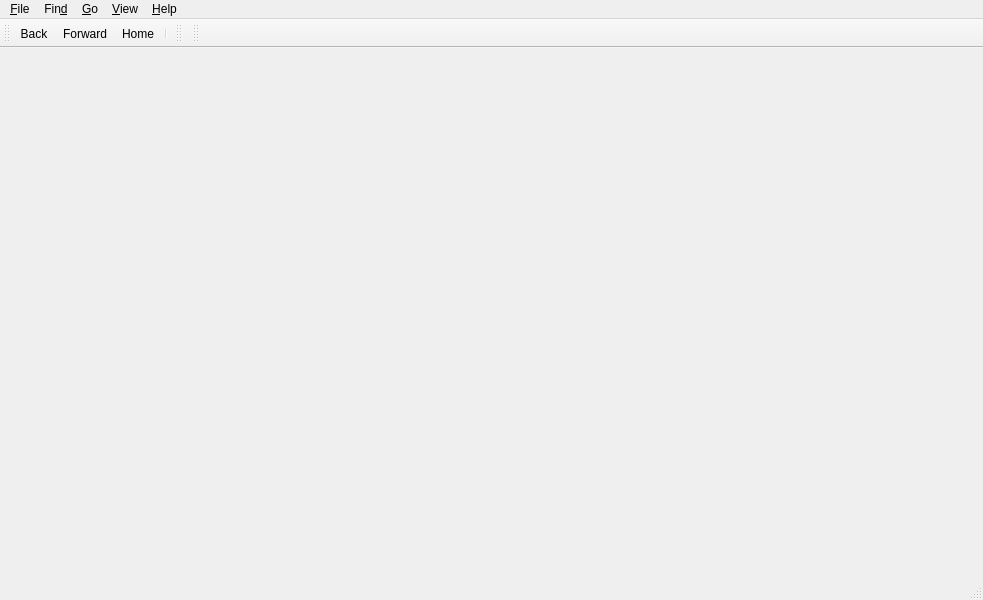
<?xml version="1.0" encoding="UTF-8"?>
<ui version="4.0">
 <class>HelpWindowData</class>
 <widget class="QMainWindow" name="HelpWindowData">
  <property name="geometry">
   <rect>
    <x>0</x>
    <y>0</y>
    <width>983</width>
    <height>600</height>
   </rect>
  </property>
  <property name="sizePolicy">
   <sizepolicy hsizetype="Minimum" vsizetype="Expanding">
    <horstretch>0</horstretch>
    <verstretch>0</verstretch>
   </sizepolicy>
  </property>
  <property name="windowTitle">
   <string>MainWindow</string>
  </property>
  <widget class="QWidget" name="centralwidget">
   <layout class="QGridLayout" name="gridLayout"/>
  </widget>
  <widget class="QMenuBar" name="menubar">
   <property name="geometry">
    <rect>
     <x>0</x>
     <y>0</y>
     <width>983</width>
     <height>23</height>
    </rect>
   </property>
   <widget class="QMenu" name="menuGo">
    <property name="title">
     <string>&amp;Go</string>
    </property>
    <addaction name="actionHome"/>
    <addaction name="actionBack"/>
    <addaction name="actionForward"/>
    <addaction name="actionSync_with_Contents"/>
   </widget>
   <widget class="QMenu" name="menu_Help">
    <property name="title">
     <string>&amp;Help</string>
    </property>
    <addaction name="action_About"/>
    <addaction name="actionVersion"/>
   </widget>
   <widget class="QMenu" name="menu_File">
    <property name="title">
     <string>&amp;File</string>
    </property>
    <addaction name="action_Print"/>
    <addaction name="separator"/>
    <addaction name="action_Quit"/>
   </widget>
   <widget class="QMenu" name="menuFin_d">
    <property name="title">
     <string>Fin&amp;d</string>
    </property>
    <addaction name="action_Find"/>
    <addaction name="actionFind_Next"/>
    <addaction name="actionFind_Previous"/>
    <addaction name="separator"/>
    <addaction name="action_Case_sensetiv"/>
    <addaction name="action_Whole_words"/>
   </widget>
   <widget class="QMenu" name="menuView">
    <property name="title">
     <string>&amp;View</string>
    </property>
    <addaction name="actionZoom_In"/>
    <addaction name="actionZoom_Out"/>
   </widget>
   <addaction name="menu_File"/>
   <addaction name="menuFin_d"/>
   <addaction name="menuGo"/>
   <addaction name="menuView"/>
   <addaction name="menu_Help"/>
  </widget>
  <widget class="QStatusBar" name="statusbar"/>
  <widget class="QToolBar" name="toolBar">
   <property name="windowTitle">
    <string>toolBar</string>
   </property>
   <attribute name="toolBarArea">
    <enum>TopToolBarArea</enum>
   </attribute>
   <attribute name="toolBarBreak">
    <bool>false</bool>
   </attribute>
   <addaction name="actionBack"/>
   <addaction name="actionForward"/>
   <addaction name="actionHome"/>
   <addaction name="separator"/>
  </widget>
  <widget class="QToolBar" name="toolFind">
   <property name="windowTitle">
    <string>toolBar_2</string>
   </property>
   <attribute name="toolBarArea">
    <enum>TopToolBarArea</enum>
   </attribute>
   <attribute name="toolBarBreak">
    <bool>false</bool>
   </attribute>
  </widget>
  <widget class="QToolBar" name="toolAddress">
   <property name="windowTitle">
    <string>toolBar_3</string>
   </property>
   <attribute name="toolBarArea">
    <enum>TopToolBarArea</enum>
   </attribute>
   <attribute name="toolBarBreak">
    <bool>false</bool>
   </attribute>
  </widget>
  <action name="actionHome">
   <property name="icon">
    <iconset resource="../../img.qrc">
     <normaloff>:/toolbar/img/fileopen.png</normaloff>:/toolbar/img/fileopen.png</iconset>
   </property>
   <property name="text">
    <string>&amp;Home</string>
   </property>
  </action>
  <action name="actionBack">
   <property name="icon">
    <iconset resource="../../img.qrc">
     <normaloff>:/toolbar/img/arrow_left1.png</normaloff>:/toolbar/img/arrow_left1.png</iconset>
   </property>
   <property name="text">
    <string>&amp;Back</string>
   </property>
  </action>
  <action name="actionForward">
   <property name="icon">
    <iconset resource="../../img.qrc">
     <normaloff>:/toolbar/img/arrow_right1.png</normaloff>:/toolbar/img/arrow_right1.png</iconset>
   </property>
   <property name="text">
    <string>&amp;Forward</string>
   </property>
  </action>
  <action name="actionSync_with_Contents">
   <property name="text">
    <string>&amp;Sync with Contents</string>
   </property>
  </action>
  <action name="action_About">
   <property name="text">
    <string>&amp;About GEM-Selektor...</string>
   </property>
  </action>
  <action name="action_Print">
   <property name="text">
    <string>&amp;Print...</string>
   </property>
  </action>
  <action name="action_Quit">
   <property name="text">
    <string>&amp;Quit</string>
   </property>
  </action>
  <action name="action_Find">
   <property name="text">
    <string>&amp;Find...</string>
   </property>
  </action>
  <action name="actionFind_Next">
   <property name="icon">
    <iconset resource="../../img.qrc">
     <normaloff>:/toolbar/img/forward.xpm</normaloff>:/toolbar/img/forward.xpm</iconset>
   </property>
   <property name="text">
    <string>Find &amp;Next</string>
   </property>
   <property name="shortcut">
    <string>F3</string>
   </property>
  </action>
  <action name="actionFind_Previous">
   <property name="icon">
    <iconset resource="../../img.qrc">
     <normaloff>:/toolbar/img/back.xpm</normaloff>:/toolbar/img/back.xpm</iconset>
   </property>
   <property name="text">
    <string>Find &amp;Previous</string>
   </property>
   <property name="shortcut">
    <string>Shift+F3</string>
   </property>
  </action>
  <action name="action_Case_sensetiv">
   <property name="checkable">
    <bool>true</bool>
   </property>
   <property name="text">
    <string>&amp;Case Sensitive </string>
   </property>
  </action>
  <action name="action_Whole_words">
   <property name="checkable">
    <bool>true</bool>
   </property>
   <property name="text">
    <string>&amp;Whole Word</string>
   </property>
  </action>
  <action name="actionVersion">
   <property name="text">
    <string>Version...</string>
   </property>
  </action>
  <action name="actionZoom_In">
   <property name="text">
    <string>Zoom &amp;In</string>
   </property>
   <property name="shortcut">
    <string>+</string>
   </property>
  </action>
  <action name="actionZoom_Out">
   <property name="text">
    <string>Zoom &amp;Out</string>
   </property>
   <property name="shortcut">
    <string>-</string>
   </property>
  </action>
 </widget>
 <resources>
  <include location="../../img.qrc"/>
 </resources>
 <connections>
  <connection>
   <sender>action_Quit</sender>
   <signal>triggered()</signal>
   <receiver>HelpWindowData</receiver>
   <slot>close()</slot>
   <hints>
    <hint type="sourcelabel">
     <x>-1</x>
     <y>-1</y>
    </hint>
    <hint type="destinationlabel">
     <x>491</x>
     <y>299</y>
    </hint>
   </hints>
  </connection>
 </connections>
</ui>
